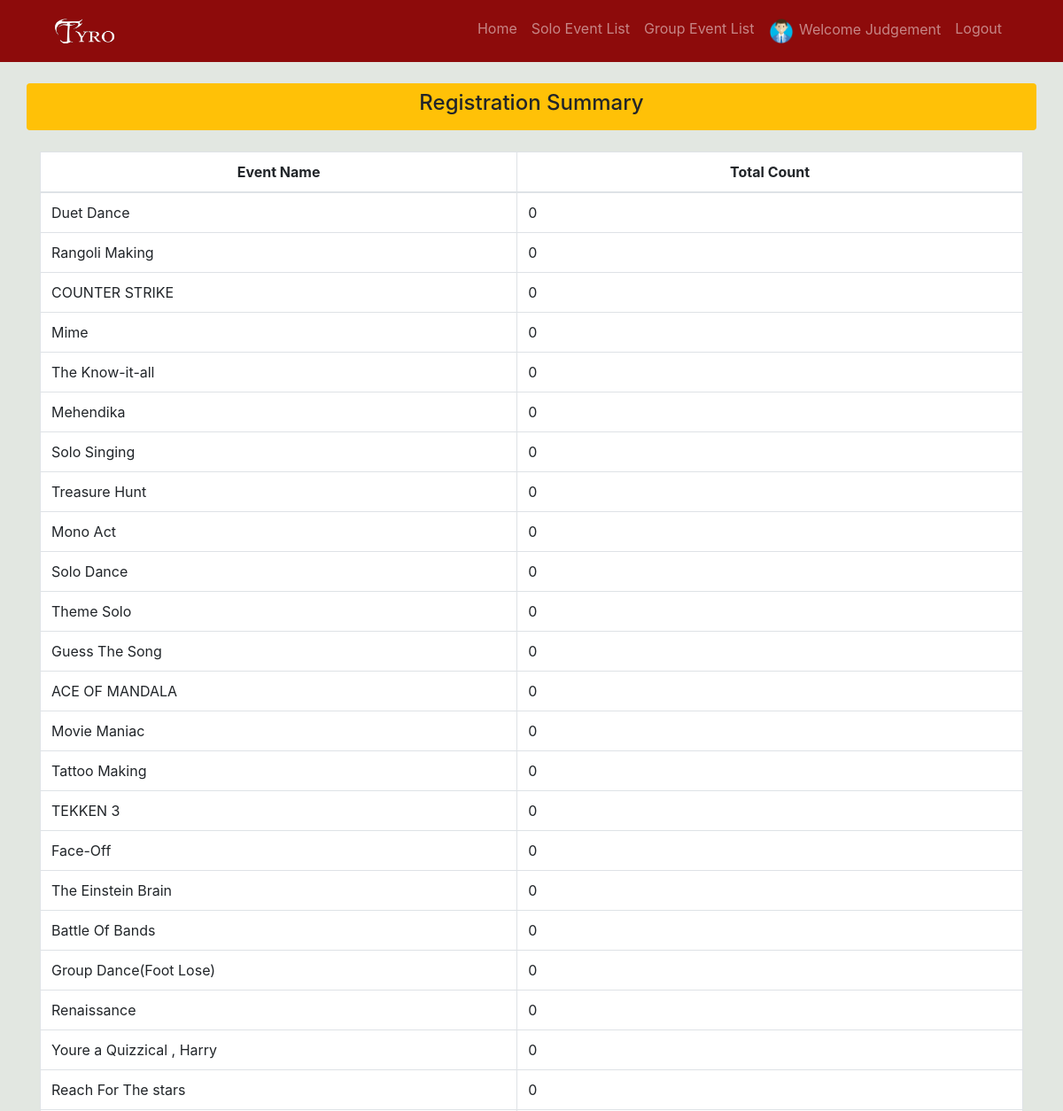
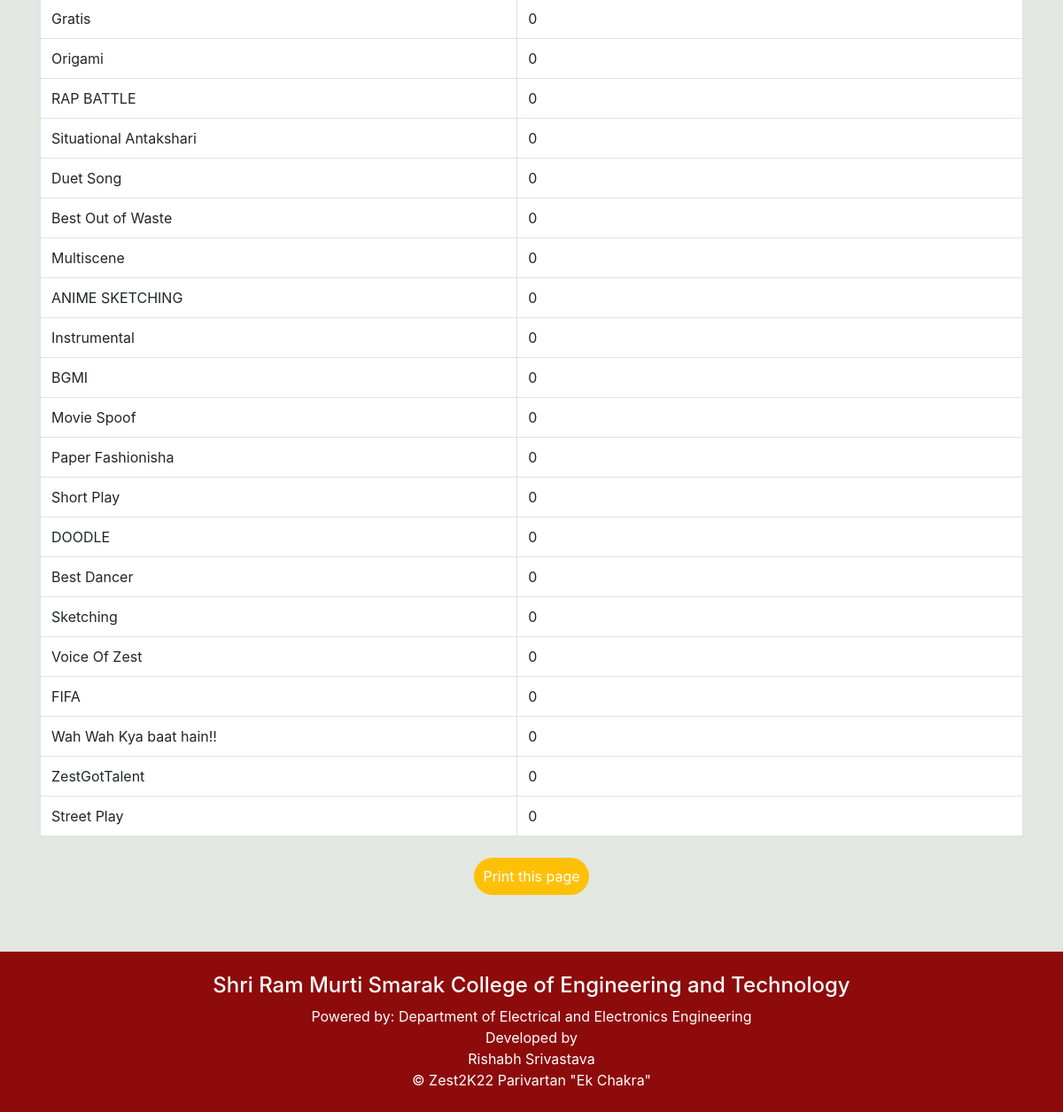
The page /regportal/judgement/event_summary.php on the database its author committed (2 pictures, top to bottom).
### tables this page shows
CREATE TABLE `events` (
  `sln` int(100) NOT NULL,
  `eid` int(100) NOT NULL,
  `event_name` varchar(250) DEFAULT NULL,
  `event_start_time` time(6) NOT NULL,
  `event_end_time` time(6) NOT NULL,
  `event_date` date NOT NULL,
  `pid` varchar(12) DEFAULT NULL,
  `event_venue` varchar(250) DEFAULT NULL,
  `event_type` varchar(250) DEFAULT NULL,
  `event_reg` int(100) NOT NULL
);

### regportal/judgement/event_summary.php (the view, shortened to what this page needs)
<?php include('../connection.php')?>
<?php
$sql = 'SELECT * FROM events';
$retval = mysqli_query($con,$sql);
?>
<?php include('includes/head.php')?>
<body>
<?php include('includes/navbar.php')?>
  <div class="container">
    <div class="row rounded mt-4 bg-warning">
      <div class="col-md-12 p-2 text-center">
        <h4>Registration Summary</h4>
      </div>
    </div>
    <div class="row mt-4">
      <div class="col-md-12">
        <table class="table table-bordered table-hover bg-white">
          <thead>
            <tr class="text-center">
              <th scope="col" style="width:33%">Event Name </th>
              <th scope="col" style="width:35%">Total Count</th>
            </tr>
          </thead>
          <tbody>
          <?php
   while ($row = mysqli_fetch_assoc($retval)) {
    ?>
     <tr>
      <td>
        <?php
         echo $row["event_name"]
         ?>
      </td>
      <td>0
      </td>
    </tr>
    <?php
   }
   ?>
          </tbody>
        </table>
      </div>
    </div>
    <div class="row d-print-none">
      <div class="col-md-12 mt-2  text-center">
        <form>
          <input class="btn btn-color serach-btn " type="button" value="Print this page" onClick="window.print()">
        </form>
      </div>
    </div>
  </div>
<?php include('includes/footer.php')?>

### regportal/judgement/css/style.css (style rules this page uses)
:root { --theme: #8d0b0b; --bgcolor: #126364; --yellow: r; }
body { background: #E2E7E1; min-height: 100vh; }
.btn { width: 130px; padding: 8px 0; border-radius: 25px; background-color: #ffc107; }

### regportal/judgement/includes/head.php (style rules this page uses)
body { padding-top: 70px; }

### rows shown on the page
events: event_name "Duet Dance"
events: event_name "Rangoli Making"
events: event_name "COUNTER STRIKE"
events: event_name "Mime"
events: event_name "The Know-it-all"
events: event_name "Mehendika"
events: event_name "Solo Singing"
events: event_name "Treasure Hunt"
events: event_name "Mono Act"
events: event_name "Solo Dance"
events: event_name "Theme Solo"
events: event_name "Guess The Song"
events: event_name "ACE OF MANDALA"
events: event_name "Movie Maniac"
events: event_name "Tattoo Making"
events: event_name "TEKKEN 3"
events: event_name "Face-Off"
events: event_name "The Einstein Brain"
events: event_name "Battle Of Bands"
events: event_name "Group Dance(Foot Lose)"
events: event_name "Renaissance"
events: event_name "Youre a Quizzical , Harry"
events: event_name "Reach For The stars"
events: event_name "Gratis"
events: event_name "Origami"
events: event_name "RAP BATTLE"
events: event_name "Situational Antakshari"
events: event_name "Duet Song"
events: event_name "Best Out of Waste"
events: event_name "Multiscene"
events: event_name "ANIME SKETCHING"
events: event_name "Instrumental"
events: event_name "BGMI"
events: event_name "Movie Spoof"
events: event_name "Paper Fashionisha"
events: event_name "Short Play"
events: event_name "DOODLE"
events: event_name "Best Dancer"
events: event_name "Sketching"
events: event_name "Voice Of Zest"
events: event_name "FIFA"
events: event_name "Wah Wah Kya baat hain!!"
events: event_name "ZestGotTalent"
events: event_name "Street Play"
